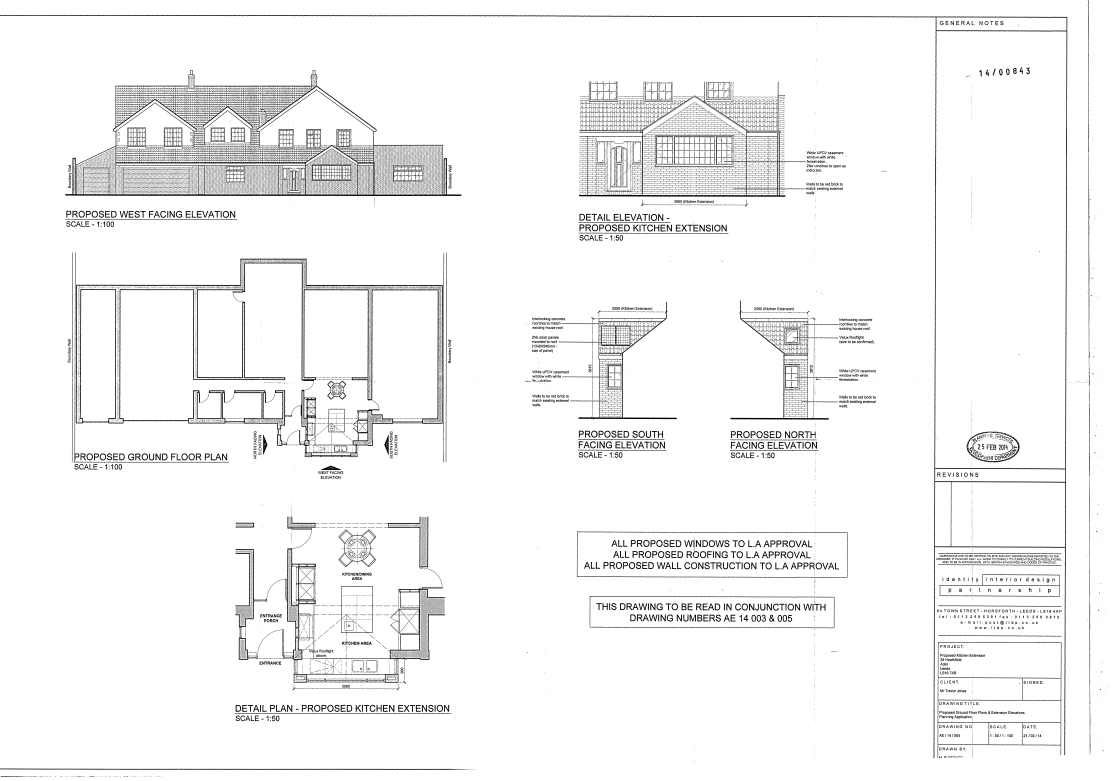
#> input picture plans/PROPOSED_GROUND_FLOOR_PLANS_AND_EXTENSION_ELEVATIONS-963191.tif, 10008 x 7023 px, given in place of render.png, which was not available (shown at 1/9 size)
$ python zoom13.py ../../../plans/PROPOSED_GROUND_FLOOR_PLANS_AND_EXTENSION_ELEVATIONS-963191.tif
#> lines starting #> are read from the running program, lines starting #| are printed output that depends on the picture; pictures that were not available may be replaced by others from this repository, and a replacement may not be noted
"""Zoom crops for the step-13 report: named boxes on the baseline render with
the component bbox (red), its minimum rotated rectangle (blue, from the
census JSONs when recorded) and any extra boxes (green — door bboxes,
entrance seals). Plan crops only; every target lies inside a floor plan.

Usage: .venv/bin/python tools/census_scratch/step13/zoom13.py OUT_DIR
"""
from __future__ import annotations

import glob
import json
import sys
from pathlib import Path

from PIL import Image, ImageDraw

HERE = Path(__file__).resolve().parent
REPO = HERE.parents[2]

# (slug, name, component bbox, extra green boxes, pad, max scale)
TARGETS = [
    ("s11", "storage_in_utility_confirmed_368mm", (1078, 1597, 1095, 1704),
     [((1102, 1670, 1147, 1715), "door_0009 0.67")], 70, 4.0),
    ("s12", "kitchen_unit_cell_442mm", (1842, 472, 1873, 494), [], 60, 4.0),
    ("s12", "kitchen_unit_cell_470mm", (1842, 530, 1873, 554), [], 60, 4.0),
    ("s16", "bathroom_box_406mm", (2507, 1323, 2527, 1401), [], 60, 4.0),
    ("s18", "kitchen_corner_box_360mm", (2079, 1023, 2096, 1068), [], 60, 4.0),
    ("s07", "cupboard_confirmed_610mm", (454, 190, 486, 290), [], 70, 4.0),
    ("s20", "passage_confirmed_599mm", (554, 2812, 948, 2878), [], 70, 3.0),
    ("s15", "space_confirmed_601mm", (766, 1549, 833, 1669), [], 70, 3.0),
    # s17's reveal strips with the 0.95 doorway seal that touches each one's
    # end (green) — the entrance gate, not the ceiling, holds them out.
    ("s17", "reveal_strip_0013_with_entrance_seal", (912, 2174, 947, 2331),
     [((932, 2331, 942, 2441), "door_0025 seal, contact 18px")], 60, 3.0),
    ("s17", "reveal_strip_0014_with_entrance_seal", (3047, 2174, 3084, 2489),
     [((2934, 2458, 3049, 2465), "door_0002 seal, contact 15px")], 60, 3.0),
]


def _render(slug):
#> called with slug = 's11'
    runs = sorted(glob.glob(str(REPO / "outputs" / "regress_baseline" / slug / "*")))
    return Image.open(f"{runs[-1]}/pages/page_01/render.png").convert("RGBA")


def _mrr_for(slug, bbox):
    for f in HERE.glob("pocket_census*.json"):
        for r in json.loads(f.read_text()):
            if r["slug"] != slug:
                continue
            for c in r["calls"]:
                b = c["bbox"]
                if all(abs(b[i] - bbox[i]) <= 3 for i in range(4)) and c.get("mrr"):
                    return c["mrr"], c
    return None, None


def main(out_dir, targets=TARGETS):
    out_dir.mkdir(parents=True, exist_ok=True)
    for slug, name, bbox, extras, pad, max_scale in targets:
        img = _render(slug)
        over = Image.new("RGBA", img.size, (0, 0, 0, 0))
#> over: PIL image 10008x7023 RGBA; every value is 0
        d = ImageDraw.Draw(over)
        mrr, rec = _mrr_for(slug, bbox)
        if mrr:
            d.polygon([tuple(p) for p in mrr], outline=(40, 90, 255, 255), width=2)
        d.rectangle(bbox, outline=(220, 0, 0, 255), width=1)
        for eb, _label in extras:
            d.rectangle(eb, outline=(0, 160, 0, 255), width=2)
        x0 = min([bbox[0]] + [e[0] for e, _ in extras]) - pad
        y0 = min([bbox[1]] + [e[1] for e, _ in extras]) - pad
        x1 = max([bbox[2]] + [e[2] for e, _ in extras]) + pad
        y1 = max([bbox[3]] + [e[3] for e, _ in extras]) + pad
        cb = (max(0, int(x0)), max(0, int(y0)), min(img.width, int(x1)), min(img.height, int(y1)))
#> cb = (1008, 1527, 1217, 1785)
        crop = Image.alpha_composite(img, over).crop(cb).convert("RGB")
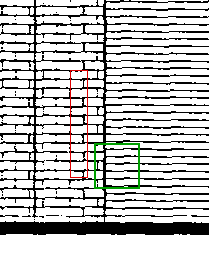
#> crop: PIL image 209x258 RGB; mean R, G, B 192.2, 192.2, 191.1
        w, h = crop.size
#> w = 209; h = 258
        sc = min(1200 / w, 900 / h, max_scale)
#> sc = 3.49
        crop = crop.resize((int(w * sc), int(h * sc)), Image.LANCZOS)
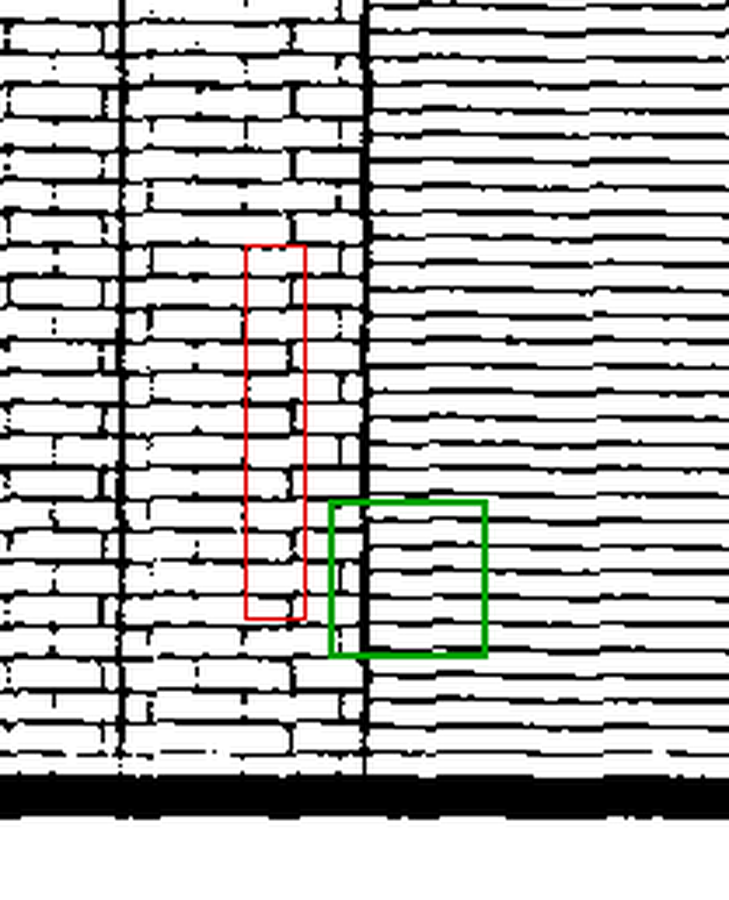
#> crop: PIL image 729x900 RGB; mean R, G, B 190.3, 190.1, 189.1
        cap = Image.new("RGB", (crop.width, crop.height + 36), (255, 255, 255))
#> cap: PIL image 729x936 RGB; every value is 255
        cap.paste(crop, (0, 0))
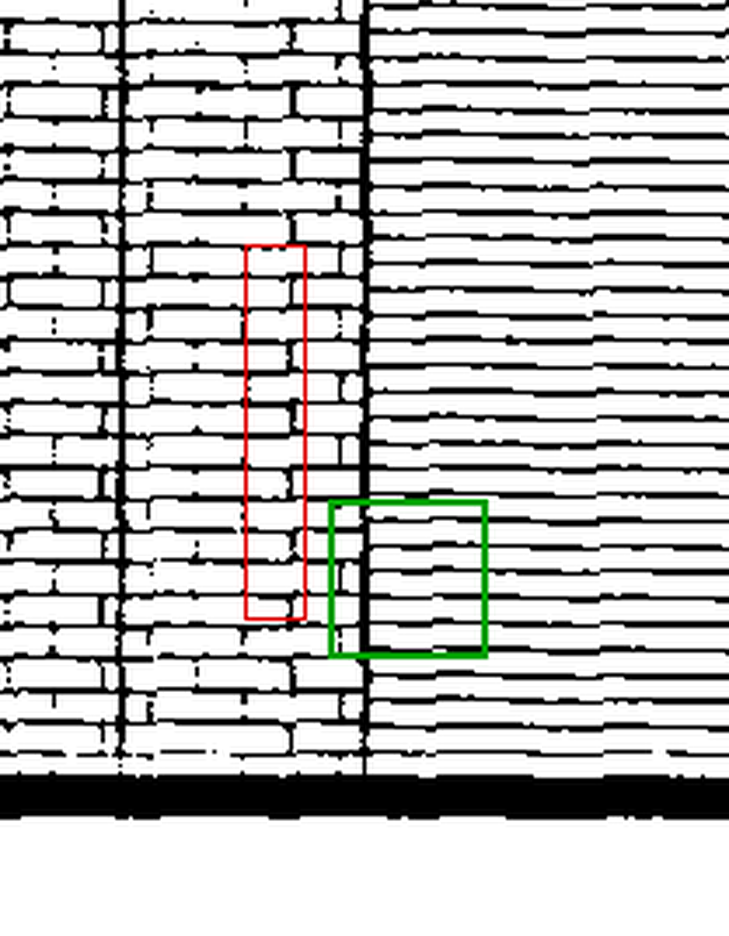
#> cap: PIL image 729x936 RGB; mean R, G, B 192.7, 192.6, 191.7
        dd = ImageDraw.Draw(cap)
        line = f"{slug} {name} bbox {list(bbox)}"
        if rec:
            line += (f"  short {rec['short']}px spacing {rec['spacing']}px ({rec['spacing_mm']}mm) "
                     f"covers {rec['covers']} gt={rec['gt']}")
        for eb, label in extras:
            line += f"  green: {label} {list(eb)}"
        dd.text((4, crop.height + 4), line[:230], fill=(0, 0, 0))
        dd.text((4, crop.height + 18), "red = component bbox, blue = minimum rotated rectangle", fill=(90, 90, 90))
        path = out_dir / f"step13_{slug}_{name}.png"
        cap.save(path)
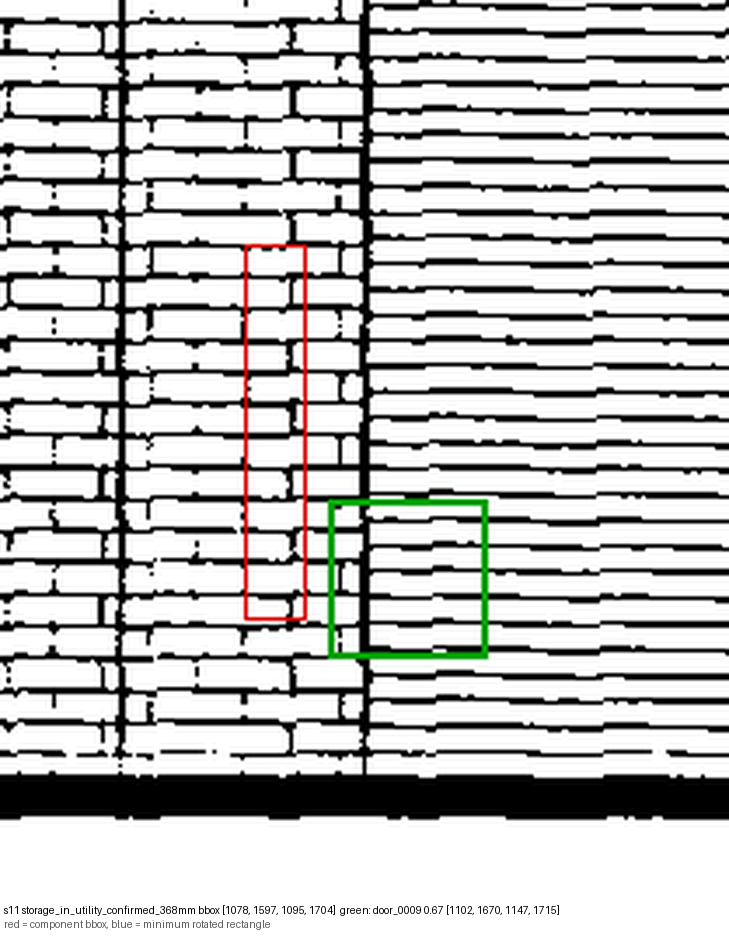
#> saved as step13_s11_storage_in_utility_confirmed_368mm.png: PIL image 729x936 RGB; mean R, G, B 192.2, 192.1, 191.1
        print("wrote", path, cap.size)
#| wrote ../../../plans/PROPOSED_GROUND_FLOOR_PLANS_AND_EXTENSION_ELEVATIONS-963191.tif/step13_s11_storage_in_utility_confirmed_368mm.png (729, 936)


if __name__ == "__main__":
#> (the run stopped early here; a loop or call above may not have finished)
